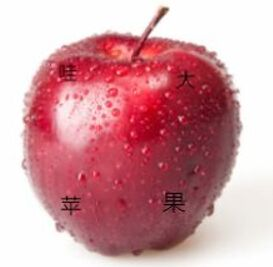
#> input picture img.jpg, 273 x 267 px, found by its file name
$ python k-means.py
#> lines starting #> are read from the running program, lines starting #| are printed output that depends on the picture
import numpy as np
import matplotlib.pyplot as plt
from PIL import Image

def dis(vet1, vet2): #计算两点之间的欧几里得距离
    return np.sqrt(sum((vet2 - vet1) ** 2))

def img_pre(img): #对图像进行预处理，同时把黑色字块提取出来
    height = img.shape[0]
    long = img.shape[1]
    data = []
    for i in range(height):
        for j in range(long):
            if img[i,j] > 40:
                img[i,j] = 255 #白化处理
            else:
                data.append([j,i]) #x为宽，y为高
    return data,img

# [50 lines left out: functions ini_cen, kmeans, showcls, not called in this run]

img_ori = Image.open('D:\\img.jpg')
#> img_ori is the input picture: PIL image 273x267 RGB; mean R, G, B 209.2, 154.5, 161.1
img = img_ori.convert('L') #PIL中RGB转灰度图，为I=R*299/1000+G*587/1000+B*114/1000
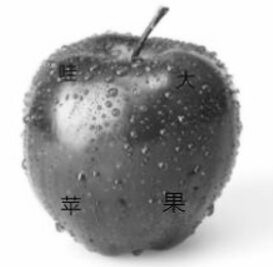
#> img: PIL image 273x267 L; min 8, max 255, mean 171.6
img.show()
img = np.asarray(img)
data,img = img_pre(img)
#> (the run stopped early here; a loop or call above may not have finished)
